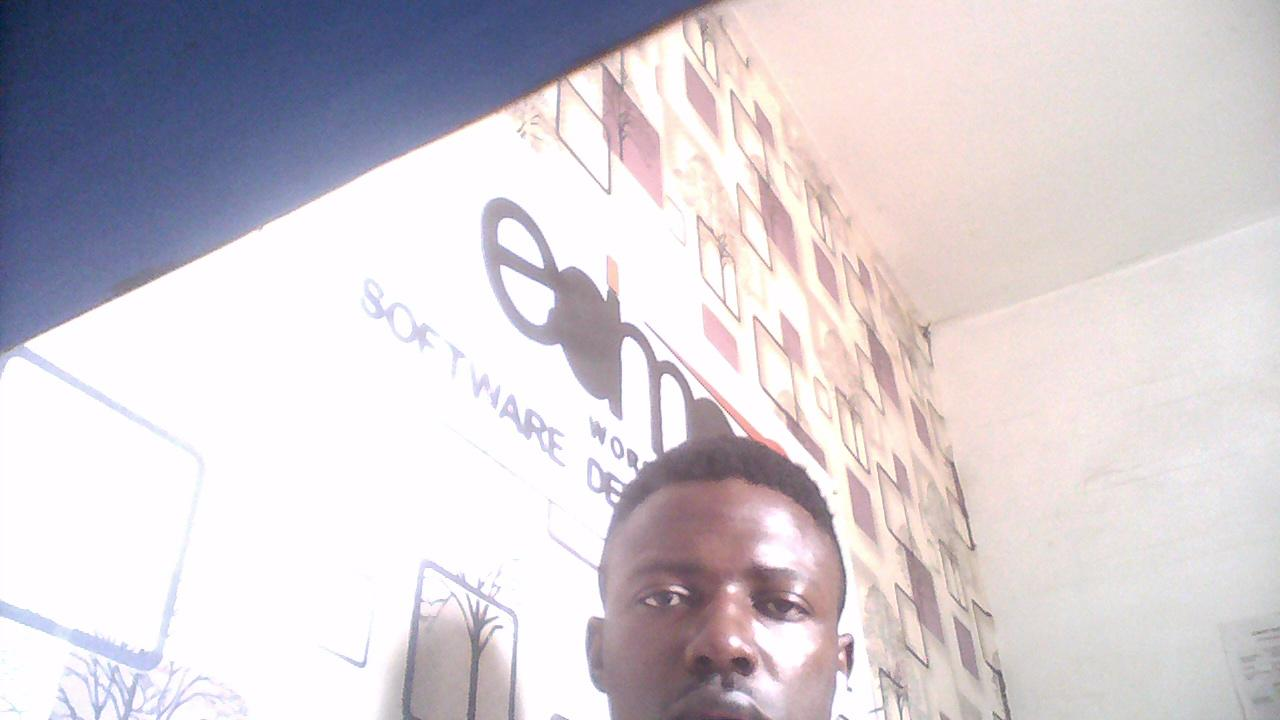
#> input picture face_detection_gabor/myimg/boss.jpg, 1280 x 720 px, found by its file name; its folder holds only this picture in this run
$ python -i imgprocess.py   (imports and definitions only)   (older library calls are emulated)
#> lines starting #> are read from the running program, lines starting #| are printed output that depends on the picture; after the words box and inside, x2 and y2 are one past the last pixel; in counts of white or black regions, pixels touching at a corner belong together
### face_detection_gabor/gabor.py
import numpy as np
import cv2
import os
import csv

POSITIVE_TRAIN_DIR = 'data/train_images/positives'
NEGATIVE_TRAIN_DIR = 'data/train_images/negatives'
POSITIVE_TEST_DIR = 'data/test_images/positives'
NEGATIVE_TEST_DIR = 'data/test_images/negatives'

EPS = 0.00000000000000001

def build_filters():
    filters = []

    # Size of Gabor kernel
    ksize = 31

    # For different orientations
    for theta in np.arange(0, np.pi, np.pi/4):
        # And different wavelengths of the sinusoidal factor
        for lamb in np.arange(np.pi/4, np.pi, np.pi/4):
            # Get a filter
            kern = cv2.getGaborKernel((ksize, ksize), 4.0, theta, lamb, 0.5, 0, ktype=cv2.CV_32F)
            kern /= 1.5*kern.sum()
            filters.append(kern)

    return filters

# Given an image and a set of filters, derive the response matrices
# [99 lines left out: functions process, get_local_energy, get_mean_amplitude, load_images_from_folder, get_image_feature_vector, get_all_image_feature_vectors and 1 more, not called in this run]

# [3 lines that do not run on import are left out]

### face_detection_gabor/jann.py
from mlp import MLP
import csv

# [81 lines left out: functions load_training, get_ann_label, load_validation, create_brain, not called in this run]

# Load existing topology from mlp.net
def get_brain():
	brain = MLP()
	return brain

# [9 lines that do not run on import are left out]

### face_detection_gabor/mlp.py
from layer import *
from neuron import *

class MLP:
	def __init__(self, topology=None):
		if topology is None:
			self.loadNetwork('mlp.net')
		else:
			self.topology = topology
			self.overallNetError = 0
			self.mLayers = []

			for i,layerNum in enumerate(self.topology):
				newLayer = Layer()
				for neuronNum in range(layerNum):
					if i == 0:
						n = Neuron(0, neuronNum, True, False, False, topology[i+1])
					elif i == len(self.topology)-1:
						n = Neuron(0, neuronNum, False, True, False, 0)
					else:
						n = Neuron(0, neuronNum, False, False, True, topology[i+1])

					newLayer.mNeurons.append(n)

				# Create bias neuron
				if i==0:
					n = Neuron(1, layerNum, True, False, False, topology[i+1])
					n.setBias(True)
					newLayer.mNeurons.append(n)
				elif i != len(self.topology)-1:
					n = Neuron(1, layerNum, False, False, True, topology[i+1])
					n.setBias(True)
					newLayer.mNeurons.append(n)

				self.mLayers.append(newLayer)

	def loadNetwork(self, filename):
		file_obj = open(filename, 'r')

		# Load the overall net error
		self.overallNetError = float(file_obj.readline())

		# Load topology
		self.topology = file_obj.readline().split()
		self.topology = [int(x) for x in self.topology]

		# For each layer...
		self.mLayers = []
		for i,layerNum in enumerate(self.topology):
			newLayer = Layer()

			for neuronNum in range(layerNum):
				outputWeights = file_obj.readline().split()
				outputWeights = [float(ow) for ow in outputWeights]

				if i==0:
					n = Neuron(0, neuronNum, True, False, False, self.topology[i+1], outputWeights)
				elif i == len(self.topology)-1:
					n = Neuron(0, neuronNum, False, True, False, 0, outputWeights)
				else:
					n = Neuron(0, neuronNum, False, False, True, self.topology[i+1], outputWeights)
				newLayer.mNeurons.append(n)

			# Create bias neuron
			if i==0:
				outputWeights = file_obj.readline().split()
				outputWeights = [float(ow) for ow in outputWeights]

				n = Neuron(1, layerNum, True, False, False, self.topology[i+1], outputWeights)
				n.setBias(True)
				newLayer.mNeurons.append(n)
			elif i != len(self.topology)-1:
				outputWeights = file_obj.readline().split()
				outputWeights = [float(ow) for ow in outputWeights]

				n = Neuron(1, layerNum, False, False, True, self.topology[i+1], outputWeights)
				n.setBias(True)
				newLayer.mNeurons.append(n)

			self.mLayers.append(newLayer)

		file_obj.close()

	# [113 lines left out: functions backPropagate, feedForward, printNetwork, saveNetwork, not called in this run]

	def getInputNeurons(self):
		return self.mLayers[0].mNeurons

	def getOutputNeurons(self):
		return self.mLayers[-1].mNeurons

### face_detection_gabor/imgprocess.py
import cv2
import numpy as np
import os

from gabor import get_image_feature_vector, build_filters
from nb import get_nb_label
from jann import get_ann_label, get_brain
from nb import process_training_data, get_nb_label

from PyQt5.QtWidgets import QApplication,QWidget, QVBoxLayout, QPushButton, QFileDialog , QLabel, QTextEdit, QMessageBox

INPUT_DIR = 'data/input/'
OUTPUT_DIR = 'data/output/'

def messages(title, message):
    mess = QMessageBox()
    mess.setWindowTitle(title)
    mess.setText(message)
    mess.setStandardButtons(QMessageBox.Ok)
    mess.exec_()

def auto_canny(image, sigma=0.33):
    # Adjust threshold values of canny based on median values of the image
    v = np.median(image)

    lower = int(max(0, (1.0 - sigma) * v))
    upper = int(min(255, (1.0 + sigma) * v))
    edged = cv2.Canny(image, lower, upper)

    return edged

def get_objects_from_file(filename, train=False):
    # Load image
#> called with filename = 'myimg/boss.jpg', train = False
    orig = cv2.imread(INPUT_DIR + filename)
#> orig is the input picture: shape (720, 1280, 3); mean B, G, R 210.4, 204.7, 211.3
    get_objects_from_img(orig, filename, train)

def get_objects_from_img(orig, filename=".jpg", train=False, webcam=True):
#> called with filename = 'myimg/boss.jpg', train = False, webcam = True
    img = orig.copy()
    ann_label = 0
    # Convert to gray, equalize to improve contrast
    # imgray = cv2.cvtColor(img,cv2.COLOR_BGR2GRAY)
    # imgray = cv2.equalizeHist(imgray)

    # Boundaries of "skin" HSV intensities
    lower = np.array([0, 3, 0], dtype = "uint8")
    upper = np.array([60, 255, 190], dtype = "uint8")

    # Convert to HSV, get colors that are in range of earlier intensities
    converted = cv2.cvtColor(img, cv2.COLOR_BGR2HSV)
#> converted: shape (720, 1280, 3); mean H, S, V 95, 27.4, 219.2
    skinMask = cv2.inRange(converted, lower, upper)
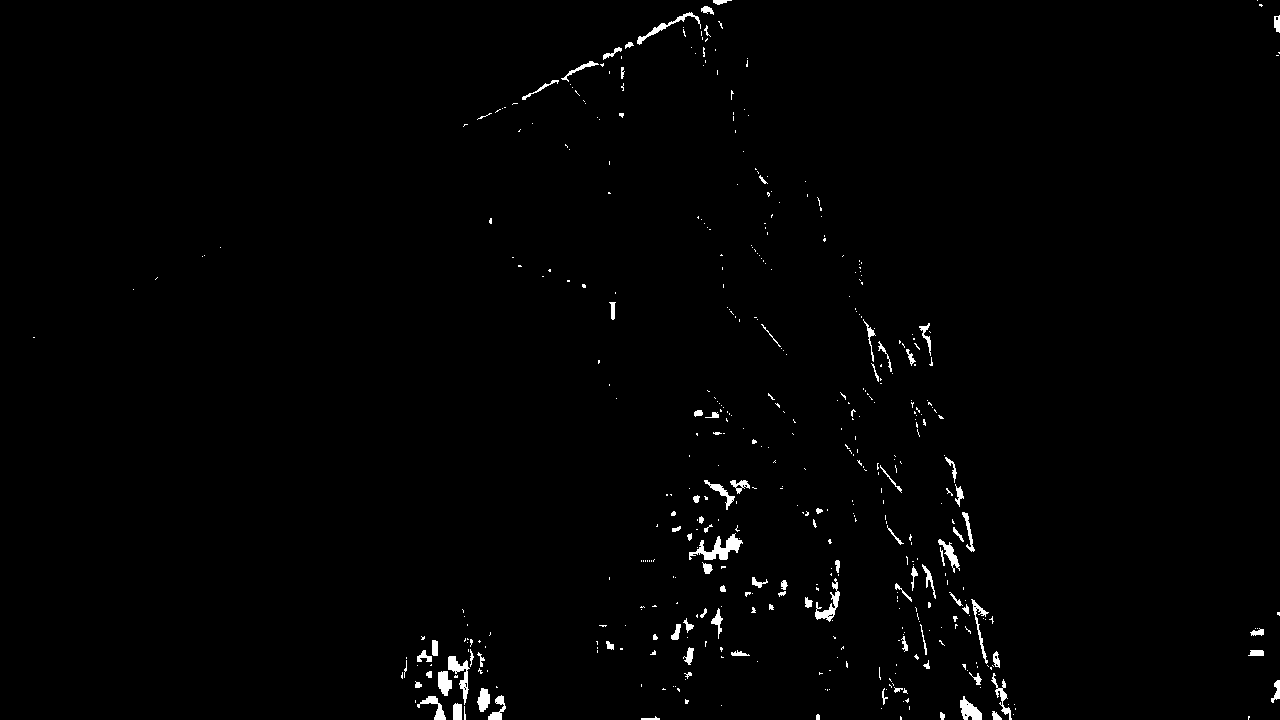
#> skinMask: shape (720, 1280); 1.1% white; 472 white regions (379 under 20 px), largest, box (x1, y1, x2, y2) and area: (689, 533, 743, 560) 585, (448, 656, 470, 705) 374, (815, 578, 840, 622) 340

    # Apply erosions and dilations to the mask using an elliptical kernel
    kernel = cv2.getStructuringElement(cv2.MORPH_ELLIPSE, (11, 11))
    skinMask = cv2.erode(skinMask, kernel, iterations = 2)
#> skinMask: shape (720, 1280); every value is 0
    skinMask = cv2.dilate(skinMask, kernel, iterations = 2)

    # Blur
    skinMask = cv2.GaussianBlur(skinMask, (5, 5), 0)

    # Apply mask
    # skin = cv2.bitwise_and(img, img, mask = skinMask)
    # cv2.imshow("images", np.hstack([img, skin]))
    # comb = cv2.add(skinMask, imgray)

    # Perform Canny
    edges = auto_canny(skinMask)
#> in auto_canny, `v = np.median(image)`: v = 0

    # Find contours
    ret,thresh = cv2.threshold(edges, 100, 255, 0)
    contours, hierarchy = cv2.findContours(thresh, cv2.RETR_TREE, cv2.CHAIN_APPROX_SIMPLE)
#> contours = []

    filters = build_filters()

    brain = get_brain()

    for i in range(len(contours)):
        # Draw contours
        # image = cv2.drawContours(img, contours, i, (0,255,0), 1)

        # Identify bounding boxes
        x,y,w,h = cv2.boundingRect(contours[i])

        # Arbitrary threshold height and width is 30, 30
        if h>30 and w>30:
            cropimg = orig[y:y+h, x:x+w]
            if train:
                output_name = OUTPUT_DIR + filename[:-4] + str(i) + '.jpg'
                cv2.imwrite(output_name, cropimg)
            else:
                feature_set = get_image_feature_vector(cropimg, filters)
                ann_label = get_ann_label(feature_set, brain)
                # nb_label = get_nb_label(feature_set)

                print ("Found a face" if ann_label == 1 else "This is not a face")
                if ann_label == 1:
                    cv2.rectangle(img, (x, y), (x+w, y+h), (255,0,0), 2)
                    messages("face", "found a face")
                    break

                else:
                    cv2.rectangle(img, (x, y), (x+w, y+h), (100,100,100,50), 2)
                    messages("face", "no face found")


            # To show individual images in a window:
            # cv2.imshow('Cropped Image ' + str(i), cropimg)

    # For manual processing
    if not train and not webcam:
        annot_name = OUTPUT_DIR + filename
        cv2.imwrite(annot_name, img)

    # For webcam
    if webcam:
        cv2.imshow('Annotated Image', img)

    # If not using with webcam and you want to display until exit
    # cv2.imshow('Annotated Image', img)
    # cv2.waitKey(0)

# [3 lines not run here, left out]

#> (the run stopped early here; a loop or call above may not have finished)
